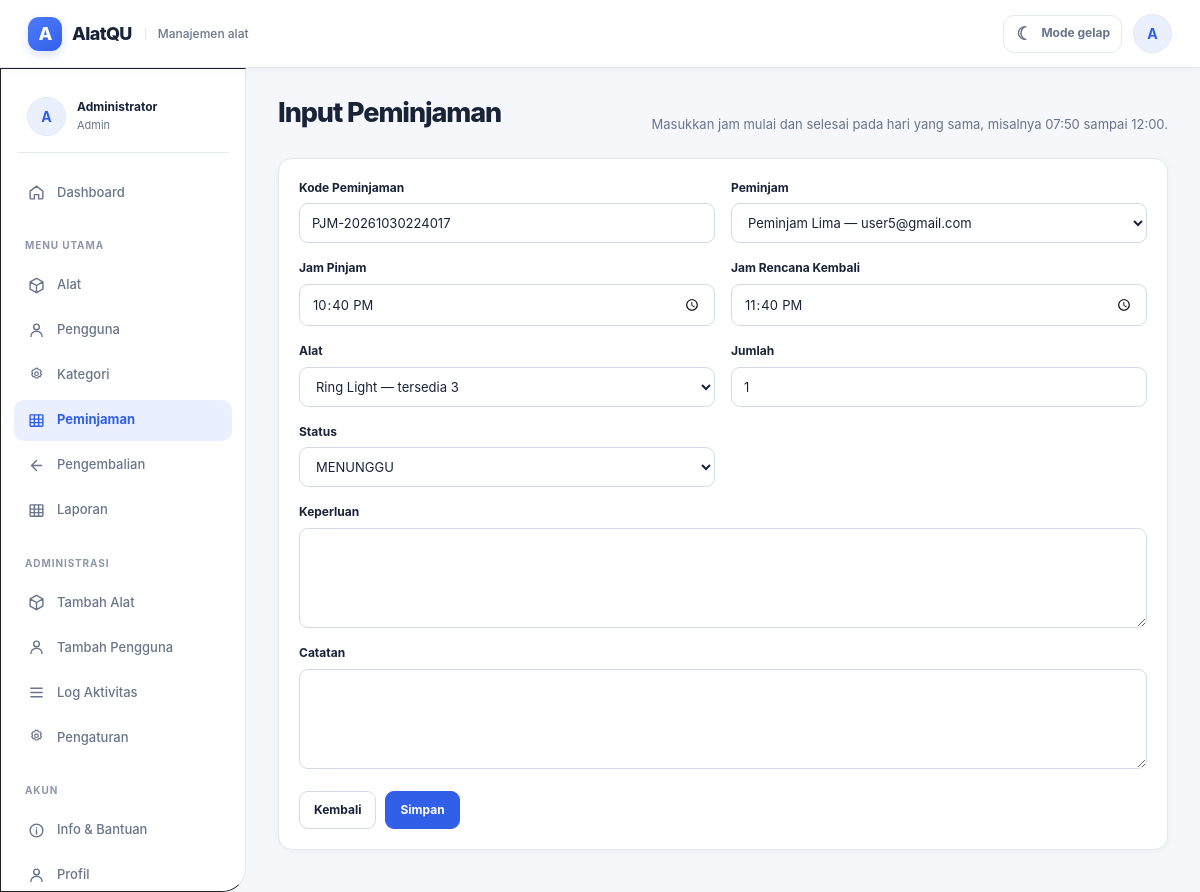
/index.php?route=peminjaman/create (signed in), run on the app's committed database.
### tables this page shows
CREATE TABLE users(
  id INT UNSIGNED AUTO_INCREMENT PRIMARY KEY,
  nama VARCHAR(120) NOT NULL,
  username VARCHAR(60) NOT NULL UNIQUE,
  email VARCHAR(120) NOT NULL UNIQUE,
  password VARCHAR(255) NOT NULL,
  role_id TINYINT UNSIGNED NOT NULL,
  status ENUM('Aktif','Nonaktif') NOT NULL DEFAULT 'Aktif',
  created_at TIMESTAMP DEFAULT CURRENT_TIMESTAMP,
  updated_at TIMESTAMP DEFAULT CURRENT_TIMESTAMP ON UPDATE CURRENT_TIMESTAMP,
  INDEX idx_users_role(role_id),
  INDEX idx_users_status(status),
  CONSTRAINT fk_users_role FOREIGN KEY(role_id) REFERENCES roles(id)
);

CREATE TABLE roles(
  id TINYINT UNSIGNED AUTO_INCREMENT PRIMARY KEY,
  nama_role VARCHAR(30) NOT NULL UNIQUE
);

### index.php (called while the page is built)
<?php
require __DIR__ . '/router.php';

### config/config.php (called while the page is built, shortened)
<?php
function base_url(string $path = ''): string
{
    $parts = explode('?', ltrim($path, '/'), 2);
    $route = trim($parts[0], '/');
    $url = APP_BASE . '/index.php';
    if ($route !== '') {
        $url .= '?route=' . rawurlencode($route);
    }
    return $url;
}
function e($value): string
{
    return htmlspecialchars((string)$value, ENT_QUOTES, 'UTF-8');
}

### helpers/auth.php (called while the page is built, shortened)
<?php
require_once __DIR__ . '/../config/config.php';
function current_user()
{
    return isset($_SESSION['user']) ? $_SESSION['user'] : null;
}

### models/User.php (called while the page is built, shortened)
<?php
class User {
    private $db; public function __construct(PDO $db) { $this->db = $db; }
    public function all(int $limit=50,int $offset=0): array { $s=$this->db->prepare('SELECT u.id,u.nama,u.username,u.email,r.nama_role AS role,u.status,u.created_at FROM users u JOIN roles r ON r.id=u.role_id ORDER BY u.id DESC LIMIT ? OFFSET ?'); $s->bindValue(1,$limit,PDO::PARAM_INT);$s->bindValue(2,$offset,PDO::PARAM_INT);$s->execute();return $s->fetchAll(); }
}

### models/Alat.php (called while the page is built, shortened)
<?php
class Alat
{
    private $db;
    public function __construct(PDO $db) { $this->db = $db; }
    public function all(int $limit = 50, int $offset = 0, string $q = ''): array
    {
        $sql = 'SELECT a.*,k.nama_kategori FROM alat a JOIN kategori k ON k.id=a.kategori_id WHERE a.nama_alat LIKE ? OR a.kode_alat LIKE ? ORDER BY a.id DESC LIMIT ? OFFSET ?';
        $s = $this->db->prepare($sql);
        $like = '%' . $q . '%';
        $s->bindValue(1, $like);
        $s->bindValue(2, $like);
        $s->bindValue(3, $limit, PDO::PARAM_INT);
        $s->bindValue(4, $offset, PDO::PARAM_INT);
        $s->execute();
        return $s->fetchAll();
    }
}

### views/peminjaman/admin_form.php (the view)
<?php $title='Kelola Peminjaman';require __DIR__.'/../layouts/header.php';require __DIR__.'/../layouts/navbar.php';require __DIR__.'/../layouts/sidebar.php';?>
<main class="content"><div class="page-head"><h1><?=isset($item)?'Edit':'Input'?> Peminjaman</h1><p>Masukkan jam mulai dan selesai pada hari yang sama, misalnya 07:50 sampai 12:00.</p></div><?php if($error):?><div class="alert"><?=e($error)?></div><?php endif;?><form class="card form-card" method="post"><input type="hidden" name="_csrf" value="<?=csrf_token()?>"><div class="form-grid"><div class="field"><label>Kode Peminjaman</label><input class="input" name="kode_peminjaman" value="<?=e($item['kode_peminjaman']??'PJM-'.date('YmdHis'))?>" required></div><div class="field"><label>Peminjam</label><select class="select" name="user_id" required><?php foreach($users as $u):?><option value="<?=$u['id']?>" <?=((int)($item['user_id']??0)===$u['id'])?'selected':''?>><?=e($u['nama'])?> — <?=e($u['email'])?></option><?php endforeach;?></select></div><div class="field"><label>Jam Pinjam</label><input class="input" type="time" name="tanggal_pinjam" value="<?=e($startTime)?>" required></div><div class="field"><label>Jam Rencana Kembali</label><input class="input" type="time" name="tanggal_kembali_rencana" value="<?=e($endTime)?>" required></div><div class="field"><label>Alat</label><select class="select" name="alat_id" <?=isset($item)?'disabled':''?> required><?php foreach($alat as $a):?><option value="<?=$a['id']?>"><?=e($a['nama_alat'])?> — tersedia <?=e($a['jumlah_tersedia'])?></option><?php endforeach;?></select></div><div class="field"><label>Jumlah</label><input class="input" type="number" name="jumlah" min="1" value="1" <?=isset($item)?'disabled':''?> required></div><div class="field"><label>Status</label><select class="select" name="status"><option value="MENUNGGU" <?=($item['status']??'MENUNGGU')==='MENUNGGU'?'selected':''?>>MENUNGGU</option><option value="DISETUJUI" <?=($item['status']??'')==='DISETUJUI'?'selected':''?>>DISETUJUI</option><option value="DITOLAK" <?=($item['status']??'')==='DITOLAK'?'selected':''?>>DITOLAK</option></select></div><div class="field full"><label>Keperluan</label><textarea class="textarea" name="keperluan" required><?=e($item['keperluan']??'')?></textarea></div><div class="field full"><label>Catatan</label><textarea class="textarea" name="catatan"><?=e($item['catatan']??'')?></textarea></div></div><div class="form-actions"><a class="btn" href="<?=base_url('peminjaman')?>">Kembali</a><button class="btn btn-primary">Simpan</button></div></form></main><?php require __DIR__.'/../layouts/footer.php';?>

### views/layouts/navbar.php (shortened to what this page needs)
<header class="topbar">
    <a class="brand" href="<?=base_url('dashboard')?>" aria-label="AlatQU - Dashboard">
        <span class="brand-mark-text" aria-hidden="true">A</span>
        <span>AlatQU</span>
        <span class="brand-caption">Manajemen alat</span>
    </a>
    <div class="topbar-actions">
        <button class="theme-toggle" type="button" data-theme-toggle aria-label="Aktifkan mode gelap" title="Aktifkan mode gelap">
            <span class="theme-toggle-icon" data-theme-icon aria-hidden="true">☾</span>
            <span data-theme-label>Mode gelap</span>
        </button>
        <a class="profile-btn" href="<?=base_url('profile')?>" title="Profil" aria-label="Buka profil">
            <span class="avatar-fallback js-avatar-fallback" aria-hidden="true"><?=e(strtoupper(substr((string)(current_user()['nama'] ?? 'U'), 0, 1)))?></span>
        </a>
    </div>
</header>

### views/layouts/sidebar.php (shortened to what this page needs)
<?php
$navUser = current_user() ?: [];
$r = strtolower($navUser['role'] ?? '');
$route = isset($_GET['route']) ? strtolower(trim((string)$_GET['route'], '/')) : 'dashboard';
$section = explode('/', $route)[0] ?: 'dashboard';
$active = static function (array $names) use ($section): string { return in_array($section, $names, true) ? 'active' : ''; };
?>
<aside class="sidebar">
    <div class="sidebar-account">
        <div class="sidebar-avatar avatar">
            <span class="avatar-fallback js-avatar-fallback" aria-hidden="true"><?=e(strtoupper(substr((string)($navUser['nama'] ?? 'U'), 0, 1)))?></span>
        </div>
        <div class="sidebar-account-copy">
            <strong><?=e($navUser['nama'] ?? 'Pengguna')?></strong>
            <span><?=e(ucfirst($navUser['role'] ?? 'akun'))?></span>
        </div>
    </div>
    <nav aria-label="Navigasi utama">
        <a class="nav-item <?=$active(['dashboard'])?>" href="<?=base_url('dashboard')?>"><span class="nav-icon"><svg class="icon"><use href="<?=asset_url('icons/icons.svg')?>#home"></use></svg></span>Dashboard</a>
        <div class="nav-group-title">Menu utama</div>
        <a class="nav-item <?=$active(['alat'])?>" href="<?=base_url('alat')?>"><span class="nav-icon"><svg class="icon"><use href="<?=asset_url('icons/icons.svg')?>#box"></use></svg></span><?= $r === 'peminjam' ? 'Daftar Alat' : 'Alat' ?></a>
        <?php if ($r === 'admin'): ?>
            <a class="nav-item <?=$active(['users'])?>" href="<?=base_url('users')?>"><span class="nav-icon"><svg class="icon"><use href="<?=asset_url('icons/icons.svg')?>#user"></use></svg></span>Pengguna</a>
            <a class="nav-item <?=$active(['kategori'])?>" href="<?=base_url('kategori')?>"><span class="nav-icon"><svg class="icon"><use href="<?=asset_url('icons/icons.svg')?>#settings"></use></svg></span>Kategori</a>
        <?php endif; ?>
        <a class="nav-item <?=$active(['peminjaman'])?>" href="<?=base_url('peminjaman')?>"><span class="nav-icon"><svg class="icon"><use href="<?=asset_url('icons/icons.svg')?>#table"></use></svg></span><?= $r === 'peminjam' ? 'Peminjaman Saya' : 'Peminjaman' ?></a>
        <a class="nav-item <?=$active(['pengembalian'])?>" href="<?=base_url('pengembalian')?>"><span class="nav-icon"><svg class="icon"><use href="<?=asset_url('icons/icons.svg')?>#back"></use></svg></span>Pengembalian</a>
        <?php if (in_array($r, ['admin', 'petugas'], true)): ?>
            <a class="nav-item <?=$active(['laporan'])?>" href="<?=base_url('laporan')?>"><span class="nav-icon"><svg class="icon"><use href="<?=asset_url('icons/icons.svg')?>#table"></use></svg></span>Laporan</a>
        <?php endif; ?>
        <?php if ($r === 'admin'): ?>
            <div class="nav-group-title">Administrasi</div>
            <a class="nav-item" href="<?=base_url('alat/create')?>"><span class="nav-icon"><svg class="icon"><use href="<?=asset_url('icons/icons.svg')?>#box"></use></svg></span>Tambah Alat</a>
            <a class="nav-item" href="<?=base_url('users/create')?>"><span class="nav-icon"><svg class="icon"><use href="<?=asset_url('icons/icons.svg')?>#user"></use></svg></span>Tambah Pengguna</a>
            <a class="nav-item <?=$active(['log'])?>" href="<?=base_url('log')?>"><span class="nav-icon"><svg class="icon"><use href="<?=asset_url('icons/icons.svg')?>#menu"></use></svg></span>Log Aktivitas</a>
            <a class="nav-item <?=$active(['pengaturan'])?>" href="<?=base_url('pengaturan')?>"><span class="nav-icon"><svg class="icon"><use href="<?=asset_url('icons/icons.svg')?>#settings"></use></svg></span>Pengaturan</a>
        <?php endif; ?>
        <div class="nav-group-title">Akun</div>
        <a class="nav-item <?=$active(['info'])?>" href="<?=base_url('info')?>"><span class="nav-icon"><svg class="icon"><use href="<?=asset_url('icons/icons.svg')?>#info"></use></svg></span>Info & Bantuan</a>
        <a class="nav-item <?=$active(['profile'])?>" href="<?=base_url('profile')?>"><span class="nav-icon"><svg class="icon"><use href="<?=asset_url('icons/icons.svg')?>#user"></use></svg></span>Profil</a>
    </nav>
</aside>

### assets/css/style.css (style rules this page uses)
:root { --primary:#2563EB;--secondary:#60A5FA;--white:#FFFFFF;--background:#EEF4FF;--success:#00BF63;--danger:#DD0606;--text:#101010;--border:#222;--shadow:0 12px 25px rgba(0,0,0,.14) }
* { box-sizing:border-box }
body { margin:0;font-family:"Trebuchet MS",Arial,sans-serif;background:var(--background);color:var(--text) }
a { text-decoration:none;color:inherit }
.topbar { height:72px;background:var(--primary);color:#fff;display:flex;align-items:center;padding:0 22px;gap:18px;position:fixed;top:0;left:0;right:0;z-index:20 }
.brand { display:flex;align-items:center;gap:10px;font-size:25px;font-weight:800 }
.profile-btn { margin-left:auto;color:#fff;border:2px solid #fff;border-radius:50%;width:43px;height:43px;display:grid;place-items:center;font-size:23px }
.sidebar { position:fixed;top:72px;bottom:18px;left:0;width:300px;background:#fff;border:1px solid #222;border-radius:0 0 24px 0;box-shadow:var(--shadow);padding:22px 15px;z-index:15;overflow:auto }
.nav-item { display:flex;align-items:center;gap:14px;padding:13px 17px;border-radius:30px;font-size:18px;margin:4px 0 }
.nav-item:hover,.nav-item.active { background:#f3f7ff;border:1px solid #9aa3ad;color:var(--primary) }
.nav-icon { width:27px;text-align:center }
.nav-group-title { font-weight:800;margin:18px 14px 5px }
.content { padding:102px 32px 40px 332px;min-height:100vh;overflow-x:hidden }
.page-head { margin-bottom:28px }
.page-head h1 { font-size:36px;margin:0 0 4px }
.page-head p { margin:0;font-size:18px }
.card { background:#fff;border:1.5px solid #222;border-radius:26px;box-shadow:var(--shadow);padding:24px }
.btn { display:inline-flex;align-items:center;justify-content:center;gap:8px;border:1.5px solid #222;border-radius:18px;padding:11px 22px;font-weight:800;cursor:pointer;background:#fff;font-size:15px }
.btn-primary { background:var(--primary);color:#fff }
.form-card { max-width:850px }
.form-grid { display:grid;grid-template-columns:1fr 1fr;gap:18px }
.field { display:flex;flex-direction:column;gap:8px }
.field.full { grid-column:1/-1 }
.field label { font-weight:800 }
.input,.select,.textarea { width:100%;border:1.5px solid #333;background:#fff;border-radius:18px;padding:14px 16px;font-size:16px;outline:none }
.textarea { min-height:120px;resize:vertical }
.form-actions { display:flex;gap:15px;margin-top:24px }
.icon { width:27px;height:27px;display:block;flex:0 0 auto }
.nav-item .icon { color:currentColor }

### data on the page
users: nama "A", nama "Administrator"
roles: nama_role "Admin"

### other printed values
form field user_id "Peminjam Lima — user5@gmail.com"
form field alat_id "Ring Light — tersedia 3"
